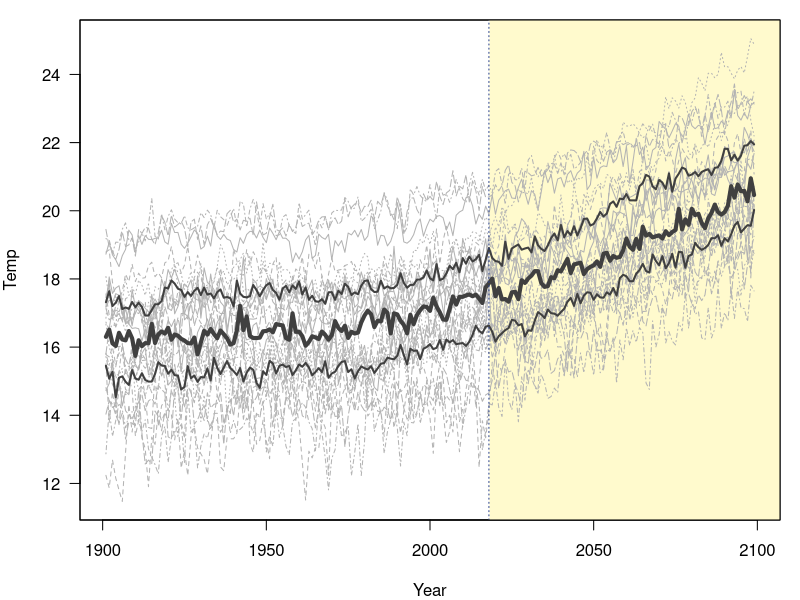

Write the R code that produced this figure.

# Look at the CMIP5 temperature data

cmip5 <- read.table('data/data_raw/NEUS_CMIP5_annual_means.txt', header=TRUE, skip=2)

tquant <- t(apply(cmip5[-1], 1, quantile, 
                  probs=c(0.025, 0.05, 0.25, 0.5, 0.75, 0.95, 0.975)))


par(mar=c(4,4,1,1))

plot(NA, type='n', xlim=range(cmip5$year), ylim=range(cmip5[,-1]),
     ylab='Temp', xlab='Year', las=1)

rect(xleft=2018, ybottom=0, xright=2500, ytop=100,
     col='lemonchiffon', border='white')

matplot(cmip5$year, cmip5[-1], type='l',
        col='gray70', add=TRUE)

matplot(cmip5$year, tquant[,c(3:5)], 
        col='gray25', add=TRUE, 
        lwd=c(2,4,2), type='l', lty=1)

abline(v=2018, col='royalblue4', lty=3)
box()
